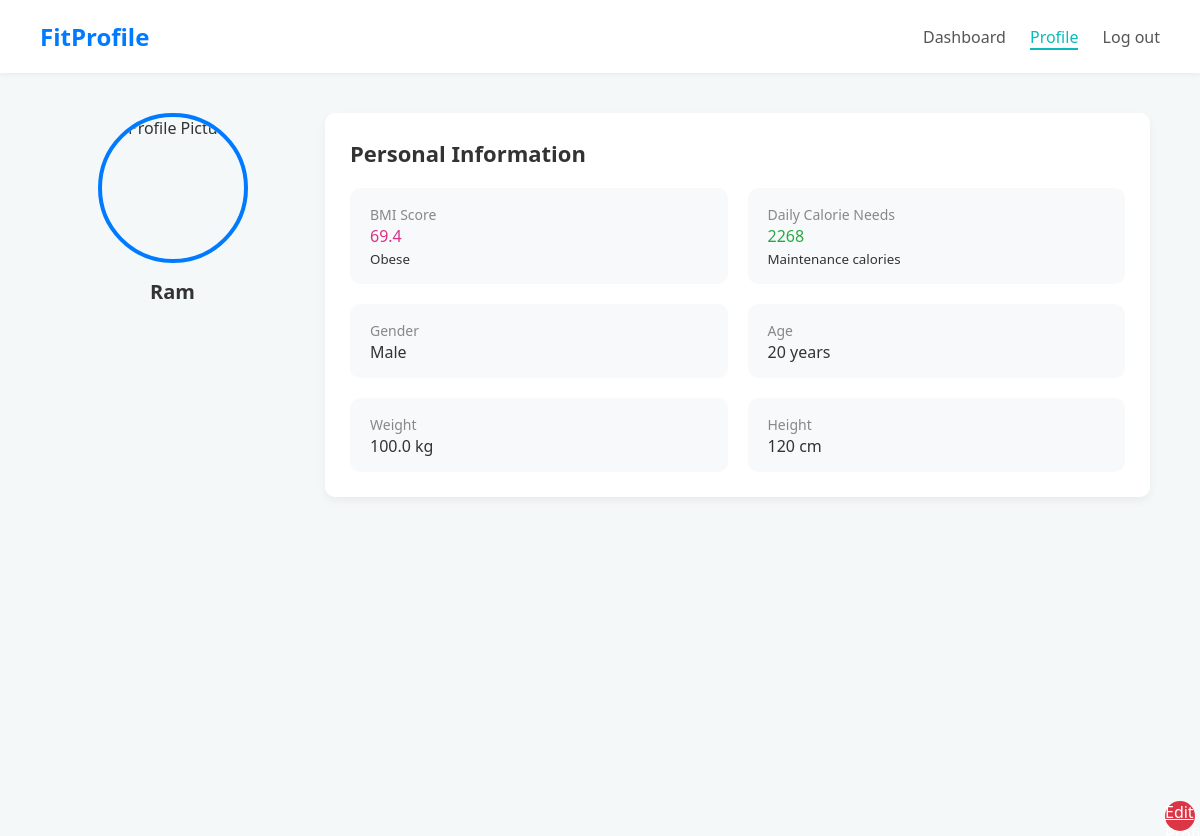
The page /profile/ (signed in) on the database as committed earlier.
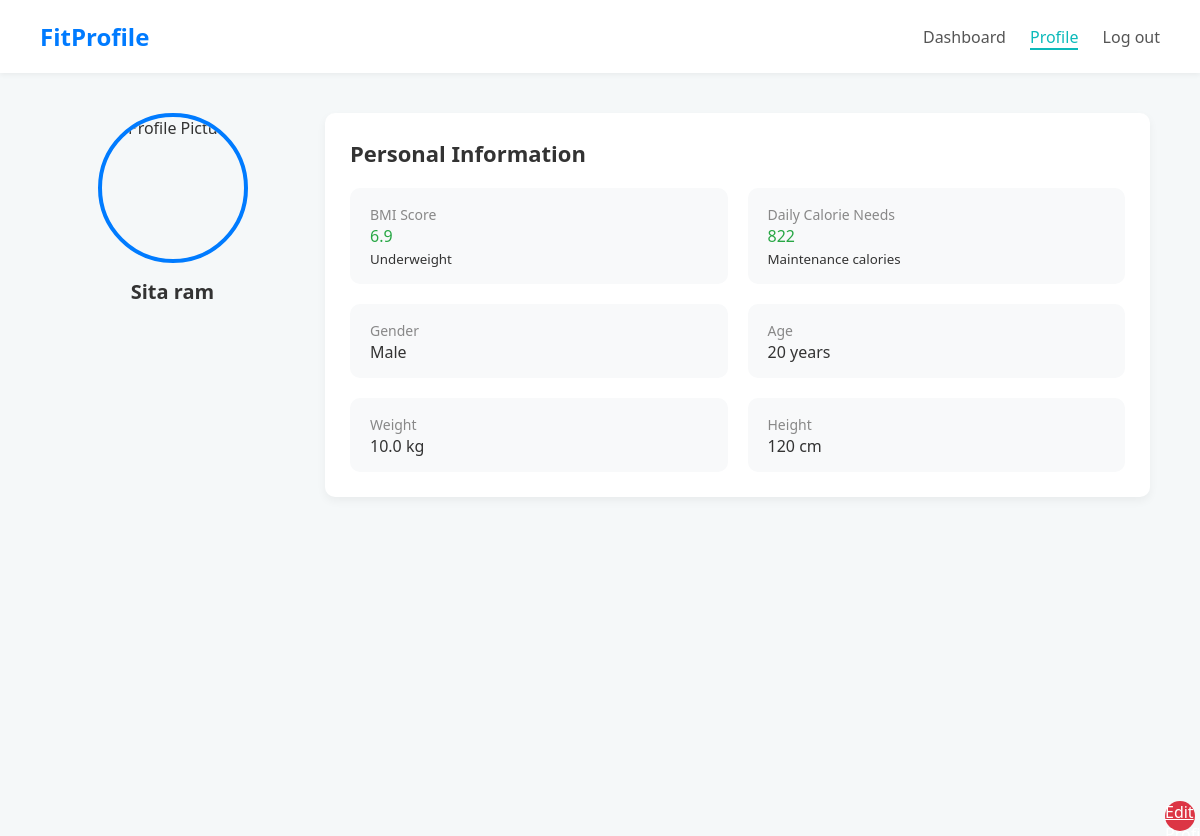
The same page on the database as committed later.
### tracker/models.py (models this page shows, shortened)
class UserProfile(models.Model):
    GENDER_CHOICES = [
        ('male', 'Male'),
        ('female', 'Female'),
        ('other', 'Other'),
    ]
    user = models.OneToOneField(User, on_delete=models.CASCADE)
    name = models.CharField(max_length=100, default='Anonymous')
    age = models.IntegerField(default=18)  # Default age set to 18
    height = models.IntegerField(default=170)  # Default height in cm
    weight = models.FloatField(default=65.0)  # Default weight in kg
    gender = models.CharField(max_length=10, choices=GENDER_CHOICES, default='male')
    @property
    def bmi(self):
        height_in_meters = self.height / 100
        bmi = self.weight / (height_in_meters ** 2)
        return round(bmi, 1)
    @property
    def daily_calories(self):
        if self.gender == 'male':
            bmr = 88.362 + (13.397 * self.weight) + (4.799 * self.height) - (5.677 * self.age)
        else:
            bmr = 447.593 + (9.247 * self.weight) + (3.098 * self.height) - (4.330 * self.age)
        calories = bmr * 1.2
        return round(calories)

### tracker/views.py (the view)
# urls.py: path('profile/', views.profile, name = "profile"),
def profile(request):
    user_profile = UserProfile.objects.get(user=request.user)
    return render(request, 'profile.html', {'profile': user_profile})

### tracker/templates/profile.html (shortened to what this page needs)
{% load static %}
<!DOCTYPE html>
<html lang="en">
<head>
  <link rel="stylesheet" href="{% static 'css/profile.css' %}"/>
</head>
<body>
  <header>
    <h1>FitProfile</h1>
    <nav>
      <a href="{% url 'dashboard' %}">Dashboard</a>
      <a class="active" href="#">Profile</a>
      <a href="{% url 'logout' %}">Log out</a>
    </nav>
  </header>
  <main class="container">
    <aside class="profile-card">
      <div class="profile-image">
        <img src="https://cdn.pixabay.com/photo/2015/10/05/22/37/blank-profile-picture-973460_1280.png" alt="Profile Picture">
      </div>
      <h2>{{ profile.name|capfirst }}</h2>
    </aside>
    <section class="info-card">
      <h3>Personal Information</h3>
      <div class="info-grid">
        <div class="info-box">
          <label class="label">BMI Score</label>
          <p class="value-text {% if profile.bmi >= 30 %}red{% elif profile.bmi >= 25 %}orange{% else %}green{% endif %}">{{ profile.bmi|floatformat:1 }}</p>
          <small>
            {% if profile.bmi < 18.5 %}Underweight
            {% elif profile.bmi < 25 %}Normal weight
            {% elif profile.bmi < 30 %}Overweight
            {% else %}Obese
            {% endif %}
          </small>
        </div>
        <div class="info-box">
          <label class="label">Daily Calorie Needs</label>
          <p class="value-text green">{{ profile.daily_calories }}</p>
          <small>Maintenance calories</small>
        </div>
        <div class="info-box">
          <label class="label">Gender</label>
          <p class="value-text">{{ profile.gender|title }}</p>
        </div>
        <div class="info-box">
          <label class="label">Age</label>
          <p class="value-text">{{ profile.age }} years</p>
        </div>
        <div class="info-box">
          <label class="label">Weight</label>
          <p class="value-text">{{ profile.weight }} kg</p>
        </div>
        <div class="info-box">
          <label class="label">Height</label>
          <p class="value-text">{{ profile.height }} cm</p>
        </div>
      </div>
    </section>
    <a href="{% url 'edit_profile' %}" class="edit-btn">Edit Profile</a>
  </main>
</body>
</html>

### tracker/static/css/profile.css (style rules this page uses)
* { box-sizing: border-box; font-family: 'Segoe UI', sans-serif; margin: 0; padding: 0; }
body { background-color: #f5f8f9; color: #333; }
header { display: flex; justify-content: space-between; align-items: center; background: white; padding: 20px 40px; box-shadow: 0 2px 5px rgba(0, 0, 0, 0.05); }
header h1 { color: #007bff; font-size: 24px; }
nav a { margin-left: 20px; text-decoration: none; color: #555; font-weight: 500; }
nav a.active { border-bottom: 2px solid #0cbaba; color: #0cbaba; }
.container { display: flex; padding: 40px 50px; }
.profile-card { width: 25%; text-align: center; padding-right: 30px; }
.profile-image { position: relative; width: 150px; height: 150px; margin: 0 auto 15px; border-radius: 50%; overflow: hidden; border: 4px solid #007bff; }
.profile-image img { width: 100%; height: 100%; object-fit: cover; }
.edit-btn { position: absolute; bottom: 5px; right: 5px; background-color: #dc3545; color: white; border: none; border-radius: 50%; width: 30px; height: 30px; font-size: 16px; cursor: pointer; }
.profile-card h2 { margin-top: 10px; font-size: 20px; font-weight: 600; }
.info-card { width: 75%; background-color: white; border-radius: 10px; padding: 25px; box-shadow: 0 4px 10px rgba(0,0,0,0.05); }
.info-card h3 { font-size: 22px; margin-bottom: 20px; }
.info-grid { display: grid; grid-template-columns: repeat(2, 1fr); gap: 20px; }
.info-box { background: #f8f9fa; padding: 15px 20px; border-radius: 10px; }
.label { font-size: 14px; color: #888; }
.green { color: #28a745; }

Rows that differ between the two databases and show on the page:
changed UserProfile "Male": name "Ram" → "Sita ram"; bmi "69.4" → "6.9"; daily_calories "2268" → "822"; weight "100.0" → "10.0"
Other text that changed with them:
text no longer shown: "Obese"
text now shown: "Underweight"
